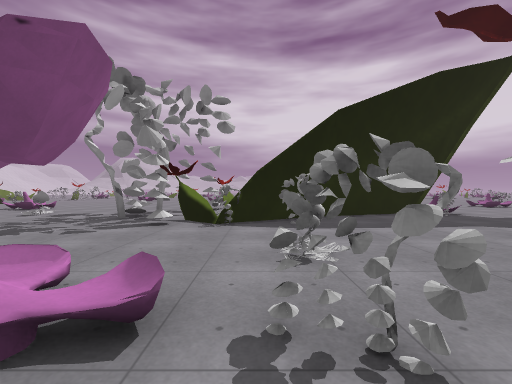
[1] (above)

24 first-person views from a walk through a 3-D level made in the Godot game engine. The camera is 1.4 m above the floor, looks level and sees 90° across. The floor is counted in squares, 2 m on a side. Each view is taken from the middle of a square. On the plan, view 1 faces up. The plan holds only what a view shows up to about 9 squares ahead; the rest is blank. The place goes on beyond the plan. Flat picture figures and markers are not drawn. Surface patterns are stand-ins for the level's own textures.

[2]
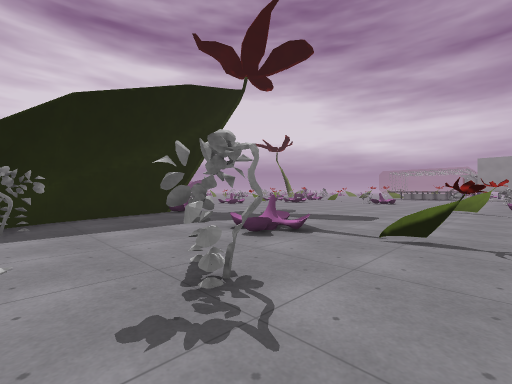

[3]
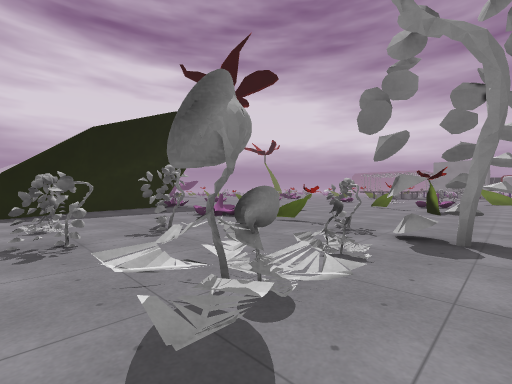

[4]
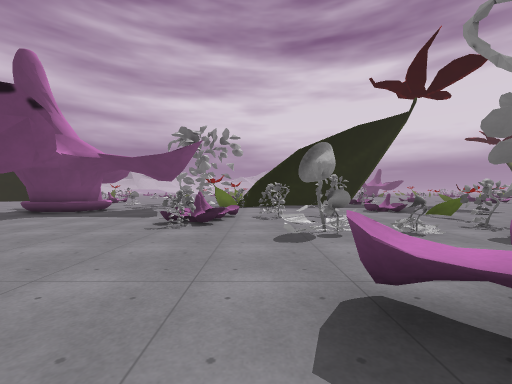

[5]
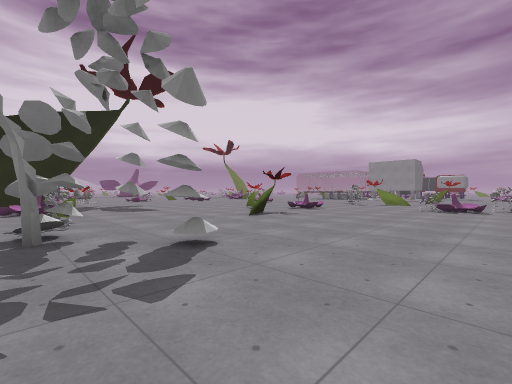

[6]
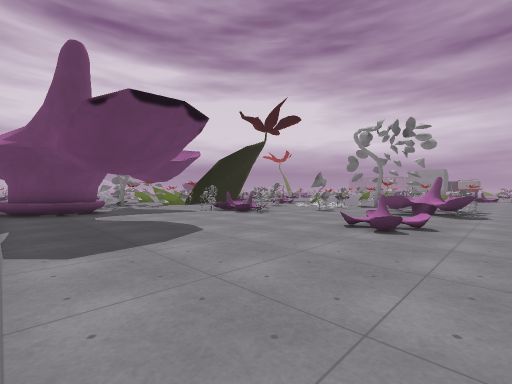

[7]
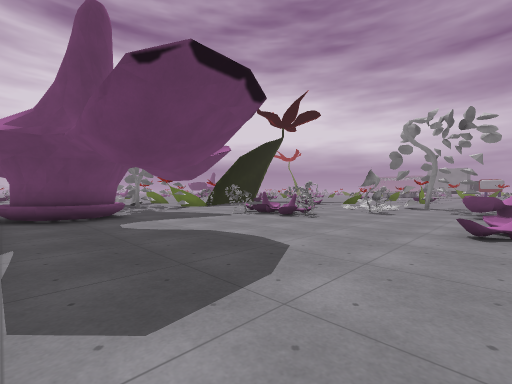

[8]
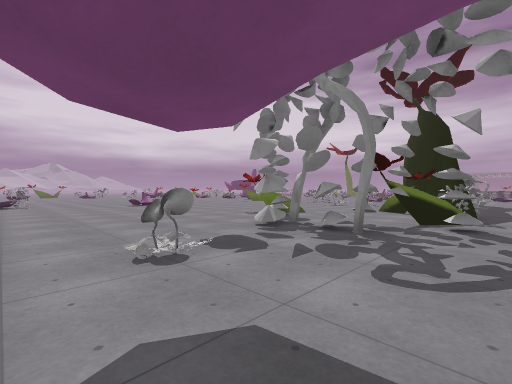

[9]
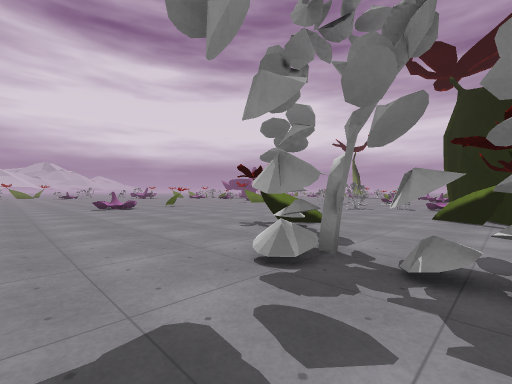

[10]
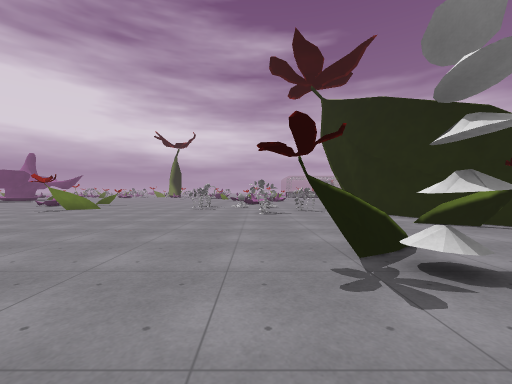

[11]
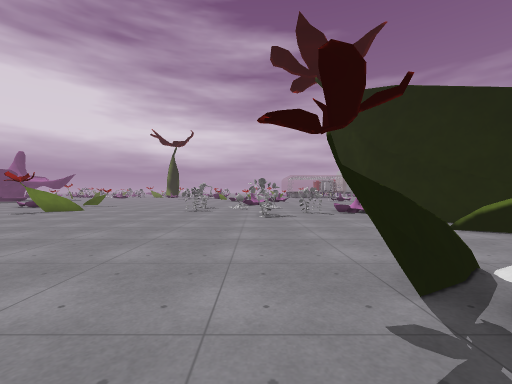

[12]
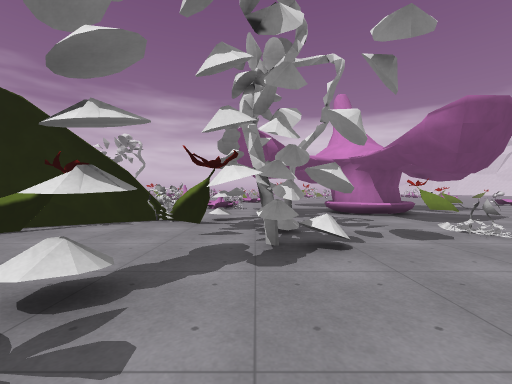

[13]
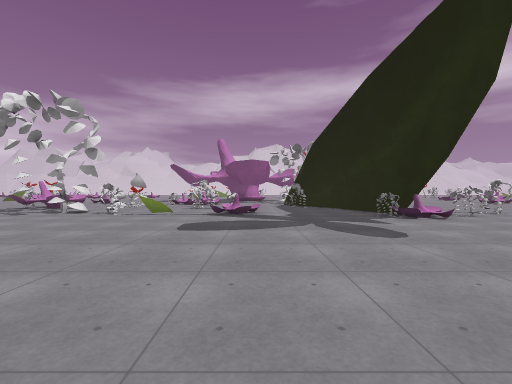

[14]
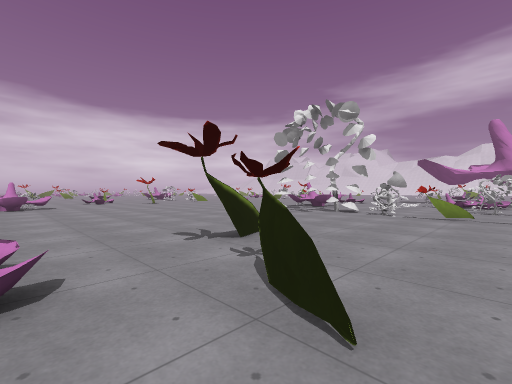

[15]
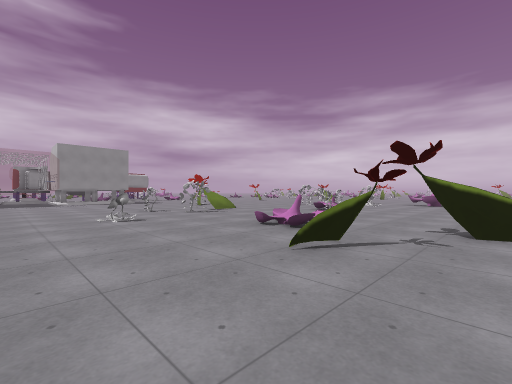

[16]
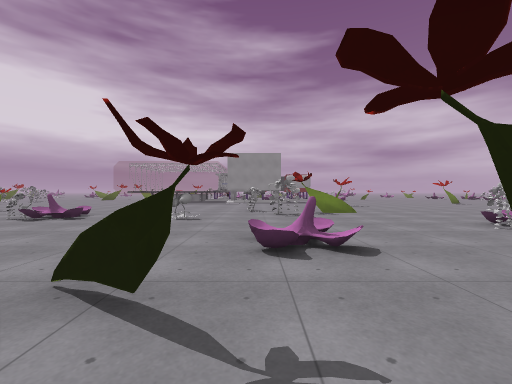

[17]
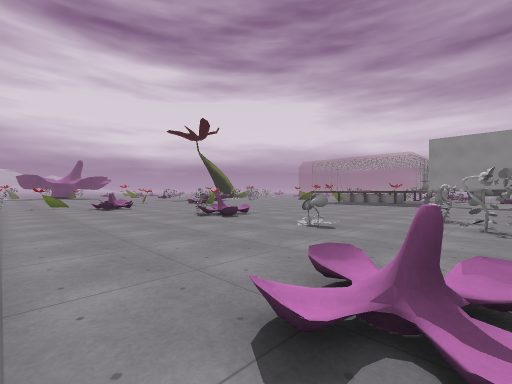

[18]
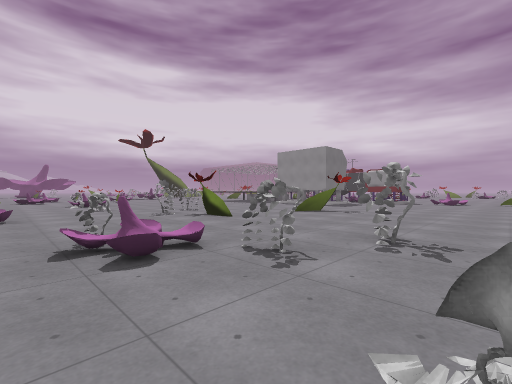

[19]
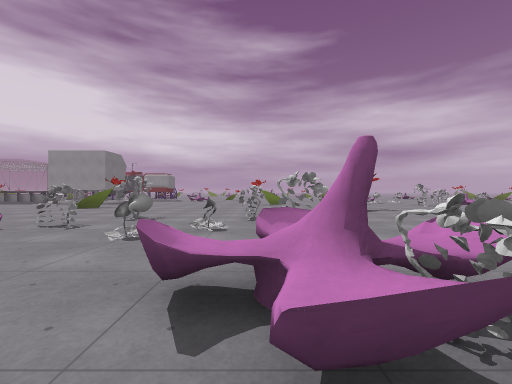

[20]
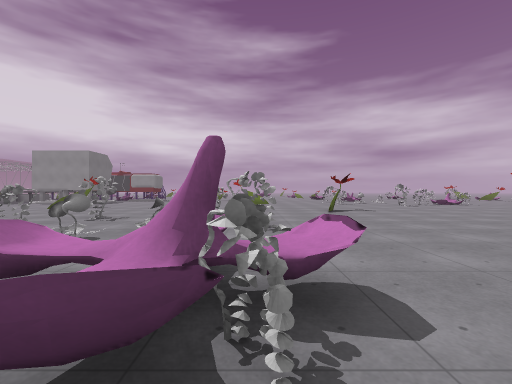

[21]
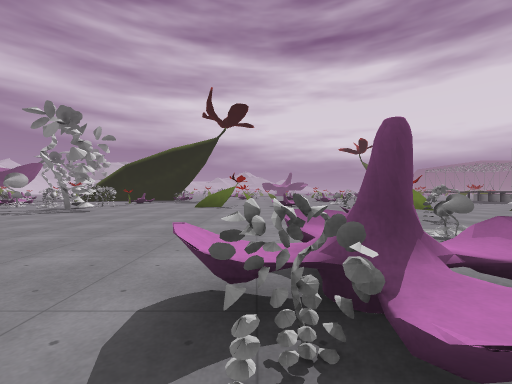

[22]
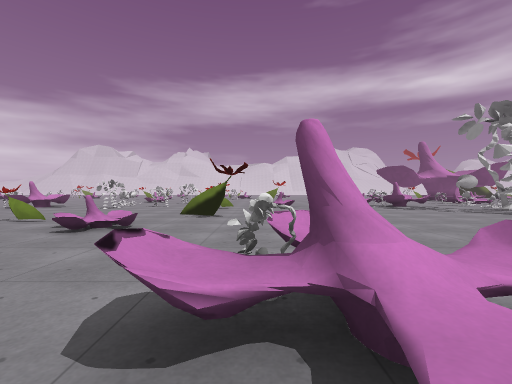

[23]
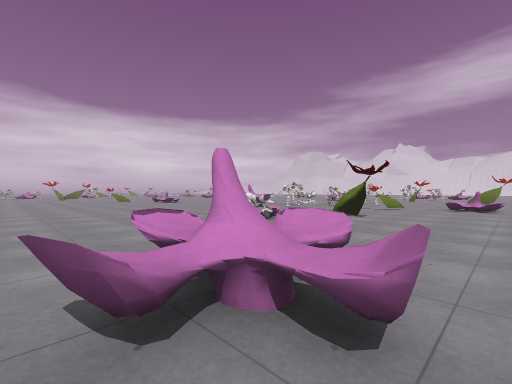

[24]
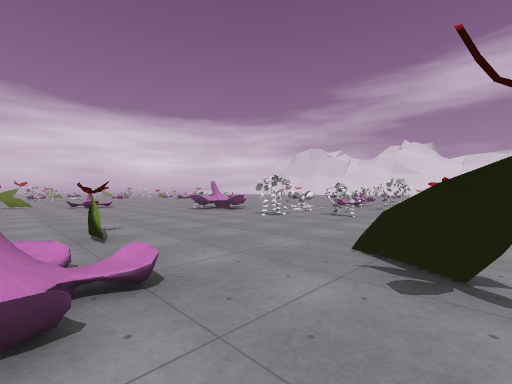

### Floor plan
Key: @ floor where view 1 was taken; # wall or solid block; x gap in a wall; . floor; / step, stairs or slope; = window, fence, low wall or low ledge; ^ raised ledge.
Columns run from 8 left of view 1 to 20 right of it. Each row starts with its distance up from view 1.
 15 ...............
 14 ...............
 13 ...............
 12 .............#.
 11 .......#.......     ..
 10 .....###......#.    ...
  9 ....##........#..   ....
  8 .........#.####...  .....
  7 .....##..###....... ......
  6 ......####...............#
  5 .........................#=.
  4 ###......... =...............
  3 ###......#..//...............
  2 .#........#..............#...
  1 ......#=x....#......=........
  0 ......##@............/=....#.
 -1 .........#=/.#....##.//...#..
 -2 .........///x#.............#.
 -3 .............#.............#.
 -4 .........^^...#..............
 -5 .....=/..^^............#/....
 -6 ......=..^^............/#....
 -7 ........................#....
 -8               ............#..
 -9                 .......#.....
-10            .............#....
-11           #.........^^=...#..
-12            .........^^..#.
-13             ..##.............
-14               #..............
-15            ......=..........
-16         .........=. .........
-17         ........=.. ... .....
-18           .#....#. ....  ....
-19           ........ ....   ...
-20            ....... ....    ..
-21             ......  ...

Where each view was taken, in squares from view 1:
view 1: 0 up, 0 right, facing up
view 2: 0 up, 1 right, facing up-right
view 3: 3 down, 0 right, facing up-right
view 4: 6 down, 0 right, facing up
view 5: 7 down, 4 right, facing up-right
view 6: 7 down, 8 left, facing up-right
view 7: 5 down, 8 left, facing up-right
view 8: 5 up, 8 left, facing up-right
view 9: 7 up, 6 left, facing up-right
view 10: 12 up, 4 left, facing right
view 11: 12 up, 3 left, facing right
view 12: 12 up, 3 left, facing down
view 13: 4 up, 13 right, facing left
view 14: 2 up, 13 right, facing down-left
view 15: 4 up, 10 right, facing down-right
view 16: 0 up, 10 right, facing right
view 17: 1 down, 12 right, facing up-right
view 18: 9 down, 14 right, facing up-right
view 19: 11 down, 11 right, facing right
view 20: 12 down, 11 right, facing right
view 21: 13 down, 12 right, facing up
view 22: 12 down, 14 right, facing left
view 23: 10 down, 14 right, facing down-left
view 24: 13 down, 9 right, facing down-left
